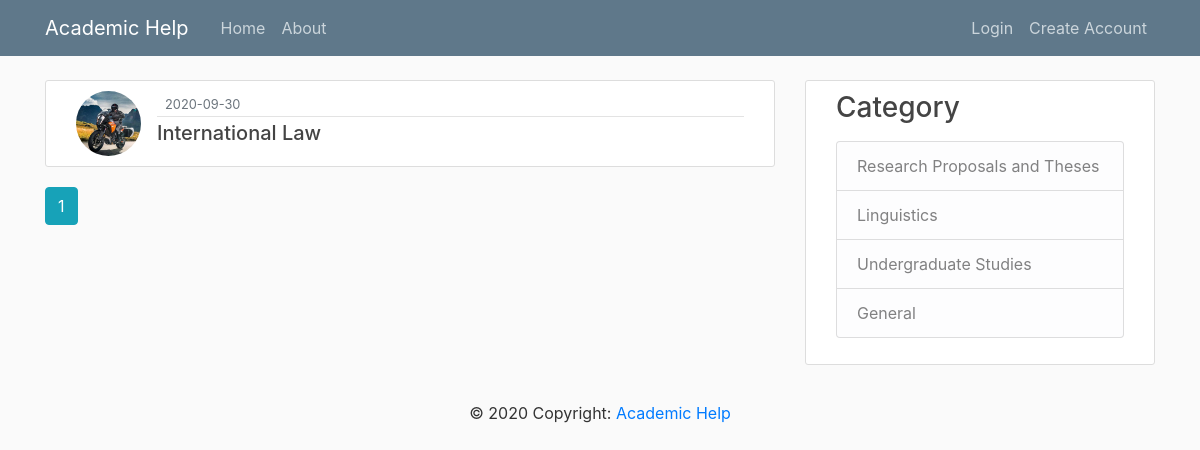
Screenshot of /cat/2 with the database file from the repository.
### app/models.py (models this page shows, shortened)
class Post(db.Model):
    id = db.Column(db.Integer, primary_key=True)
    title = db.Column(db.String(100), nullable=False)
    date_posted = db.Column(db.DateTime, nullable=False,
                            default=datetime.utcnow)
    content = db.Column(db.Text, nullable=False)
    category = db.Column(db.Text)
    user_id = db.Column(db.Integer, db.ForeignKey('user.id'), nullable=False)

class User(db.Model, UserMixin):
    id = db.Column(db.Integer, primary_key=True)
    username = db.Column(db.String(20), unique=True, nullable=False)
    email = db.Column(db.String(120), unique=True, nullable=False)
    image_file = db.Column(db.String(20), nullable=False,
                           default='default-pic.jpg')
    password = db.Column(db.String(60), nullable=False)
    posts = db.relationship('Post', backref='author', lazy=True)

### app/posts/routes.py (the view)
@posts.route("/cat/<int:category>")
def category_posts(category):
    page = request.args.get('page', 1, type=int)
    cat = Post.query.filter_by(category=category).first_or_404()
    posts = Post.query.filter_by(category=category)\
        .order_by(Post.date_posted.desc())\
        .paginate(page=page, per_page=5)
    return render_template('category_posts.html', category=cat, posts=posts)

### app/templates/category_posts.html (shortened to what this page needs)
{% extends "layout.html" %}
{% block content %}
    {% for post in posts.items %}
        <article class="media content-section">
          <img class="rounded-circle article-img" src="{{ url_for('static', filename='profile_pics/' + post.author.image_file) }}">
          <div class="media-body">
            <div class="article-metadata">
              <small class="text-muted">{{ post.date_posted.strftime('%Y-%m-%d') }}</small>
            </div>
            <h5><a class="article-title" href="{{ url_for('posts.post', post_id=post.id) }}">{{ post.title }}</a></h5>
          </div>
        </article>
    {% endfor %}
    {% for page_num in posts.iter_pages(left_edge=1, right_edge=1, left_current=1, right_current=2) %}
      {% if page_num %}
        {% if posts.page == page_num %}
          <a class="btn btn-info mb-4" href="{{ url_for('posts.category_posts', category=category.category, page=page_num) }}">{{ page_num }}</a>
        {% else %}
          <a class="btn btn-outline-info mb-4" href="{{ url_for('posts.category_posts', category=category.category, page=page_num) }}">{{ page_num }}</a>
        {% endif %}
      {% else %}
        ...
      {% endif %}
    {% endfor %}
{% endblock content %}

### app/static/main.css (style rules this page uses)
body { background: #fafafa; color: #333333; margin-top: 5rem; }
h1, h2, h3, h4, h5, h6 { color: #444444; }
.content-section { background: #ffffff; padding: 10px 30px; border: 1px solid #dddddd; border-radius: 3px; margin-bottom: 20px; }
.article-title { color: #444444; }
.article-img { height: 65px; width: 65px; margin-right: 16px; }
.article-metadata { padding-bottom: 1px; margin-bottom: 4px; border-bottom: 1px solid #e3e3e3; }

### rows the page displays
Post: image_file (picture), date_posted "2020-09-30", title "International Law"

### other values shown
{{ page_num }} "1"
